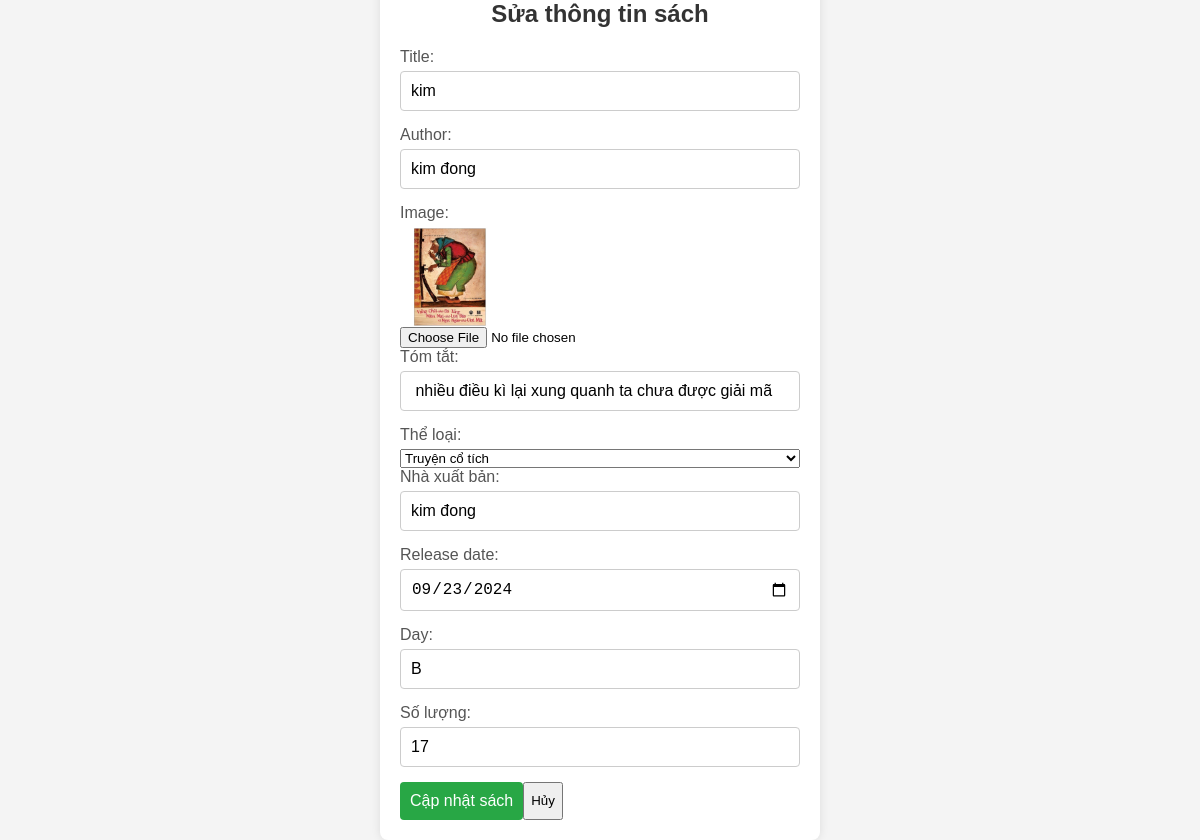
The app's page /admin/sachphobien/edit_book-sachphobien.php?id=spb368 with its own data.
### tables this page shows
CREATE TABLE IF NOT EXISTS `popular_books` (
  `id` varchar(6) NOT NULL,
  `title` varchar(255) NOT NULL,
  `author` varchar(255) NOT NULL,
  `image_path` varchar(255) NOT NULL,
  `release_date` date NOT NULL,
  `so_luong` int DEFAULT '0',
  `tomtat` text,
  `Day` varchar(50) DEFAULT NULL,
  `theloai` varchar(255) NOT NULL,
  `publisher` varchar(255) NOT NULL,
  PRIMARY KEY (`id`)
);

### admin/sachphobien/edit_book-sachphobien.php (the view, shortened to what this page needs)
<?php
$conn = new mysqli('localhost', 'root', '', 'library');
$sql_theloai = "SELECT ten_the_loai FROM the_loai";
$result_theloai = $conn->query($sql_theloai);
if ($_SERVER["REQUEST_METHOD"] == "POST") {
    $id = $_POST['id'];
    $title = $_POST['title'];
    $author = $_POST['author'];
    $tomtat = $_POST['tomtat'];
    $theloai = $_POST['theloai'];
    $publisher = $_POST['publisher'];
    $release_date = $_POST['release_date'];
    $Day = $_POST['Day'];
    $so_luong = $_POST['so_luong'];
    $sql = "SELECT image_path FROM popular_books WHERE id='$id'";
    $result = $conn->query($sql);
    if ($result->num_rows > 0) {
        $row = $result->fetch_assoc();
        $currentImagePath = $row['image_path'];
    } else {
        echo "Không tìm thấy sách.";
        exit();
    }
    $image_path = $currentImagePath;
    if (isset($_FILES['image_path']) && $_FILES['image_path']['error'] === UPLOAD_ERR_OK) {
        $targetDir = 'images/';
        $targetFile = $targetDir . basename($_FILES['image_path']['name']);
        if (move_uploaded_file($_FILES['image_path']['tmp_name'], $targetFile)) {
            $image_path = basename($_FILES['image_path']['name']);
        } else {
            echo "Lỗi khi tải lên file.";
            exit();
        }
    }
    $sql = "UPDATE popular_books SET title='$title', author='$author', image_path='$image_path', tomtat='$tomtat', theloai='$theloai', publisher='$publisher', release_date='$release_date', Day='$Day', so_luong='$so_luong' WHERE id='$id'";
    if ($conn->query($sql) === TRUE) {
        echo "Cập nhật sách thành công!";
        header("Location: dulieutrangchu-sachphobien.php");
        exit();
    } else {
        echo "Lỗi: " . $sql . "<br>" . $conn->error;
    }
} else {
    $id = $_GET['id'];
    $sql = "SELECT * FROM popular_books WHERE id='$id'";
    $result = $conn->query($sql);
    if ($result->num_rows > 0) {
        $row = $result->fetch_assoc();
    } else {
        echo "Không tìm thấy sách.";
        exit();
    }
}
?>
<!DOCTYPE html>
<html lang="vi">
<head>
    <link rel="stylesheet" href="../css/edit_books.css">
</head>
<body>
    <div class="container">
        <form action="edit_book-sachphobien.php" method="post" enctype="multipart/form-data">
            <h2>Sửa thông tin sách</h2>
            <label for="title">Title:</label>
            <input type="text" id="title" name="title" value="<?php echo $row['title']; ?>" required>
            <label for="author">Author:</label>
            <input type="text" id="author" name="author" value="<?php echo $row['author']; ?>" required>
            <label for="image_path">Image:</label>
            <img src="../images/<?php echo $row['image_path']; ?>" alt="Current Image" style="width: 100px; height: 100px;">
            <input type="file" id="image_path" name="image_path" accept="image/*">
            <label for="tomtat">Tóm tắt:</label>
            <input type="text" id="tomtat" name="tomtat" value="<?php echo $row['tomtat']; ?>" required>
            <label for="theloai">Thể loại:</label>
            <select id="theloai" name="theloai" required>
                <?php
                if ($result_theloai->num_rows > 0) {
                    while($theloai_row = $result_theloai->fetch_assoc()) {
                        $selected = ($theloai_row["ten_the_loai"] == $row['theloai']) ? "selected" : "";
                        echo '<option value="' . $theloai_row["ten_the_loai"] . '" ' . $selected . '>' . $theloai_row["ten_the_loai"] . '</option>';
                    }
                } else {
                    echo '<option value="">Không có thể loại</option>';
                }
                ?>
            </select>
            <label for="publisher">Nhà xuất bản:</label>
            <input type="text" id="publisher" name="publisher" value="<?php echo $row['publisher']; ?>" required>
            <label for="release_date">Release date:</label>
            <input type="date" id="release_date" name="release_date" value="<?php echo $row['release_date']; ?>" required>
            <label for="Day">Day:</label>
            <input type="text" id="Day" name="Day" value="<?php echo $row['Day']; ?>" required>
            <label for="so_luong">Số lượng:</label>
            <input type="number" id="so_luong" name="so_luong" value="<?php echo $row['so_luong']; ?>" required>
            <div style="display: flex;">
                <input type="submit" value="Cập nhật sách">
                <input type="button" value="Hủy" onclick="window.history.back();">
            </div>
        </form>
    </div>
</body>
</html>

### admin/css/edit_books.css (style rules this page uses)
body { font-family: Arial, sans-serif; background-color: #f4f4f4; margin: 0; padding: 0; display: flex; justify-content: center; align-items: center; height: 100vh; }
.container { background-color: #fff; padding: 20px; border-radius: 8px; box-shadow: 0 0 10px rgba(0, 0, 0, 0.1); width: 400px; }
h2 { text-align: center; color: #333; margin-bottom: 20px; }
form { display: flex; flex-direction: column; }
label { margin-bottom: 5px; color: #555; }
input[type="text"], input[type="date"], input[type="number"] { padding: 10px; margin-bottom: 15px; border: 1px solid #ccc; border-radius: 4px; font-size: 16px; }
input[type="submit"] { padding: 10px; background-color: #28a745; color: #fff; border: none; border-radius: 4px; cursor: pointer; font-size: 16px; }

### records on screen
popular_books: title "kim", author "kim đong", image_path (picture), tomtat "nhiều điều kì lại xung quanh ta chưa được giải mã", publisher "kim đong", release_date "09/23/2024", Day "B", so_luong "17"

### other values on screen
form field theloai "Truyện cổ tích"
